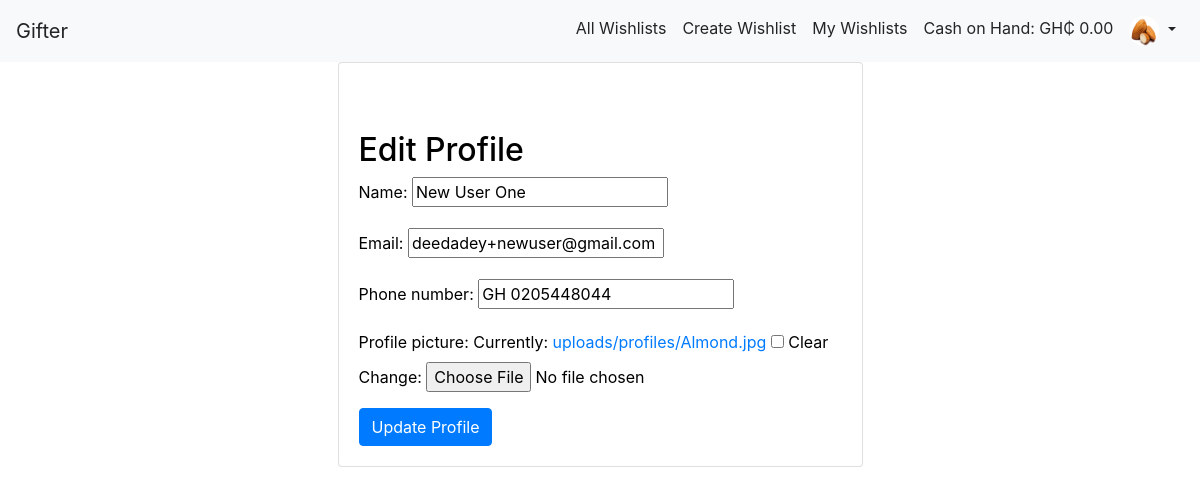
/profile/ (signed in), run on the app's committed database.
### main/models.py (models this page shows, shortened)
class User(AbstractUser):
    name = models.CharField(max_length=150)
    email = models.EmailField(unique=True)
    phone_number = models.CharField(max_length=20)
    profile_picture = models.ImageField(upload_to='uploads/profiles/', null=True, blank=True)
    cash_on_hand = models.FloatField(default=0.00)
    email_confirmed = models.BooleanField(default=False)
    phone_confirmed = models.BooleanField(default=False)
    phone_confirmation_pin = models.CharField(max_length=6, blank=True, null=True)
    groups = models.ManyToManyField(
        'auth.Group',
        related_name='custom_user_set',  # Add a unique related_name
        blank=True,
        help_text='The groups this user belongs to. A user will get all permissions granted to each of their groups.',
        verbose_name='groups',
    )
    user_permissions = models.ManyToManyField(
        'auth.Permission',
        related_name='custom_user_set',  # Add a unique related_name
        blank=True,
        help_text='Specific permissions for this user.',
        verbose_name='user permissions',
    )

### main/views.py (the view)
# urls.py: path('profile/', views.edit_profile, name='profile'),
@login_required
def edit_profile(request):
    user = request.user
    if request.method == 'POST':
        form = ProfileForm(request.POST, request.FILES, instance=user)
        if form.is_valid():
            form.save()
            messages.success(request, 'Your profile has been updated successfully.')
            return redirect('profile')  # Redirect to the profile page or another page
    else:
        form = ProfileForm(instance=user)
    return render(request, 'profile.html', {'form': form})

### main/forms.py
class ProfileForm(forms.ModelForm):
    class Meta:
        model = User
        fields = ['name', 'email', 'phone_number', 'profile_picture']
        widgets = {
            'profile_picture': forms.ClearableFileInput(attrs={'multiple': False}),
        }

### main/templates/profile.html (shortened to what this page needs)
{% extends "main_base.html" %}
{% block content %}
<div class="container">
    <div class="row justify-content-center">
        <div class="col-md-6">
            <div class="card">
                <div class="card-body">
                    <h2 class="mt-5">Edit Profile</h2>
                    <form method="POST" enctype="multipart/form-data">
                        {{ form.as_p }}
                        <button type="submit" class="btn btn-primary">Update Profile</button>
                    </form>
                </div>
            </div>
        </div>
    </div>
</div>
{% endblock %}

### templates/main_base.html (shortened to what this page needs)
<!DOCTYPE html>
<html lang="en">
<head>
    <link href="https://stackpath.bootstrapcdn.com/bootstrap/4.5.2/css/bootstrap.min.css" rel="stylesheet">
    {% load static %}
    <link href="{% static 'css/styles.css' %}" rel="stylesheet">
    {% load widget_tweaks %}
</head>
<body class="theme-light">
    <nav class="navbar navbar-expand-lg">
        <a class="navbar-brand" href="{% url 'home' %}">Gifter</a>
        <div class="collapse navbar-collapse" id="navbarNav">
            <ul class="navbar-nav ml-auto">
                <li class="nav-item">
                    <a class="nav-link" href="{% url 'all_wishlists' %}">All Wishlists</a>
                </li>
                {% if user.is_authenticated %}
                    <li class="nav-item">
                        <a class="nav-link" href="{% url 'create_wishlist' %}">Create Wishlist</a>
                    </li>
                    <li class="nav-item">
                        <a class="nav-link" href="{% url 'wishlists' %}">My Wishlists</a>
                    </li>
                    <li class="nav-item">
                        <span class="nav-link">Cash on Hand: GH₵ {{ user.cash_on_hand|floatformat:2 }}</span>
                    </li>
                    <li class="nav-item dropdown">
                        <a class="nav-link dropdown-toggle" href="#" id="navbarDropdown" role="button" data-toggle="dropdown" aria-haspopup="true" aria-expanded="false">
                            {% if user.profile_picture %}
                                <img src="{{ user.profile_picture.url }}" alt="{{ user.username }}'s profile picture" class="rounded-circle" width="30" height="30">
                            {% else %}
                                <img src="{{ STATIC_URL }}/default-profile.svg" alt="Profile Picture" class="rounded-circle" width="30" height="30">
                            {% endif %}
                        </a>
                    </li>
                {% endif %}
            </ul>
        </div>
    </nav>
    <div class="container">
        {% block content %}{% endblock %}
    </div>
</body>
</html>

### main/static/css/styles.css (style rules this page uses)
body.theme-light { background-color: #ffffff; color: #232424; }
body.theme-light .navbar { background-color: #f8f9fa; color: #232424; }
body.theme-light .navbar .navbar-brand, body.theme-light .navbar .nav-link, body.theme-light .navbar .dropdown-toggle { color: #232424; }
body.theme-light .card { background-color: #ffffff; color: #000000; }

### data on the page
User: cash_on_hand "0.00", profile_picture (picture), name "New User One", email "deedadey+newuser@gmail.com", phone_number "GH 0205448044"
